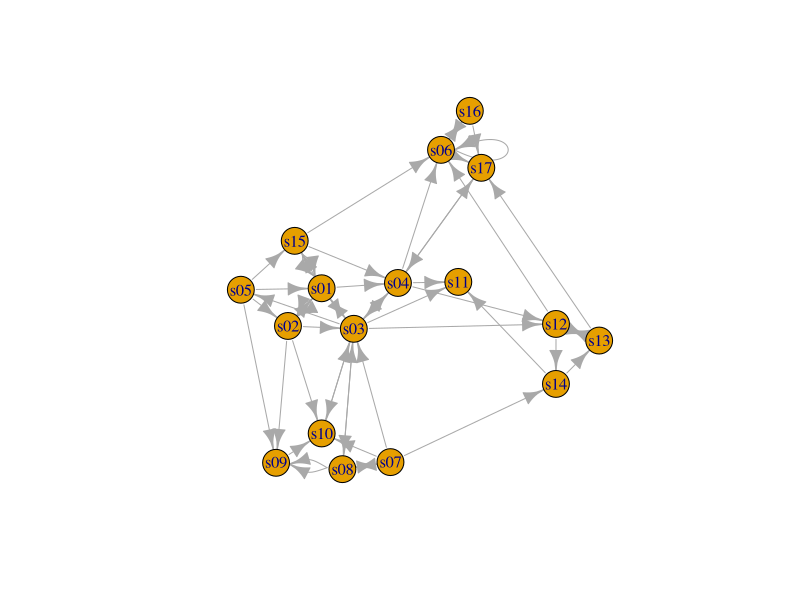

Generate this figure with R:
require("igraph")

edges <- read.csv("edges.csv")
nodes <- read.csv("nodes.csv")

head(edges)
head(nodes)

dir_graph <- graph.data.frame(d = edges, vertices = nodes, directed = T)
get.adjacency(dir_graph)

plot(dir_graph)